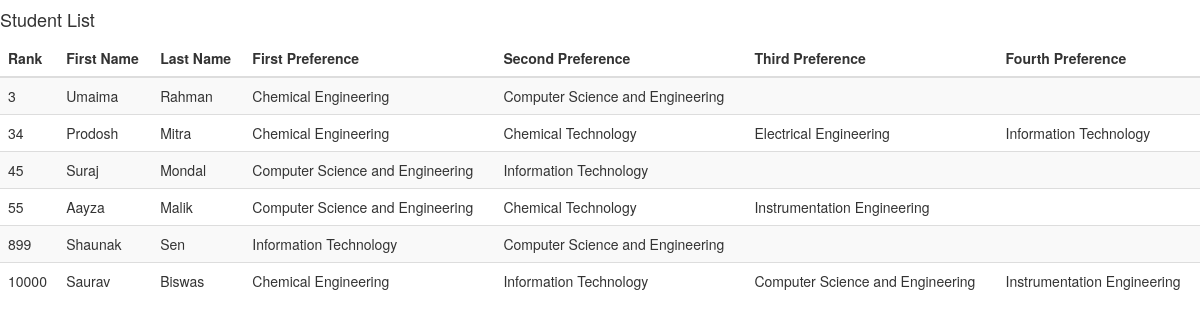
Page /list on the earlier database version.
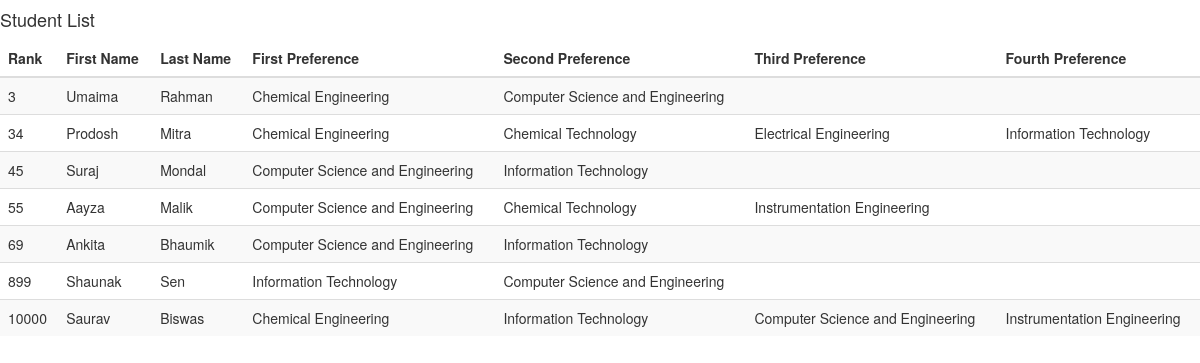
Same page on the later database version.
### Studemt/models.py (models this page shows, shortened)
class Student(models.Model):
    student = models.OneToOneField(User, on_delete=models.CASCADE)
    category_choice = (('sc', 'S.C'), ('gen', 'General'), ('st', 'S.T'), ('obc-a', 'O.B.C-A'), ('obc-b', 'O.B.C-B'),)
    guardian_name = models.CharField(max_length=255,blank=False)
    dob = models.DateField(blank=False)
    address = models.TextField(blank=False)
    category = models.CharField(max_length=255, choices=category_choice,blank=False)
    domcile_wb = models.BooleanField(blank=False)
    contact_number = models.IntegerField(blank=False)
    email = models.EmailField(max_length=255,blank=False)
    rank = models.IntegerField(blank=False,unique=True)
    year_of_passing = models.IntegerField(blank=False)

class Hello(models.Model):
    serial = models.IntegerField()
    student = models.OneToOneField(User, on_delete=models.CASCADE)
    first_pref = models.ForeignKey(Subject, related_name='first', null=True)
    second_pref = models.ForeignKey(Subject, related_name='second', null=True, blank=True)
    third_pref = models.ForeignKey(Subject, related_name='third', null=True, blank=True)
    fourth_pref = models.ForeignKey(Subject, related_name='fourth', null=True, blank=True)
    date_time = models.DateTimeField()
    class Meta:
        verbose_name_plural = 'Student Preference'

class Subject(models.Model):
    stream = models.CharField(max_length=255)
    availability = models.IntegerField()

### Studemt/views.py (the view)
# urls.py: url(r'^list$', views.student_list, name='student_list'),
def student_list(request):
    if request.method == 'GET':
        students = Student.objects.order_by('rank')
        hello_set = Hello.objects.all()
        return render(request, 'Studemt/student_list.html', {'students': students, 'hello_set': hello_set})

### Studemt/templates/Studemt/student_list.html
{% extends 'Studemt/base.html' %}
{% block body %}
    <h4>Student List</h4>
    <table class="table table-responsive table-striped table-hover">
        <thead class="thead-inverse">
            <tr>
            <th>Rank</th>
            <th>First Name</th>
            <th>Last Name</th>
            <th>First Preference</th>
            <th>Second Preference</th>
            <th>Third Preference</th>
            <th>Fourth Preference</th>
        </tr>
        </thead>
        <tbody>
            {% for student in students %}
                <tr onclick="location.href='{% url 'student:application' %}'">
                    <td>{{ student.rank }}</td>
                    <td>{{ student.student.first_name }}</td>
                    <td>{{ student.student.last_name }}</td>
                    <td>{{ student.student.hello.first_pref.stream }}</td>
                    <td>{{ student.student.hello.second_pref.stream }}</td>
                    <td>{{ student.student.hello.third_pref.stream }}</td>
                    <td>{{ student.student.hello.fourth_pref.stream }}</td>
                </tr>
            {% endfor %}
        </tbody>
    </table>
{% endblock %}

Differences in the rows shown:
added Student: rank "69", student.first_name "Ankita", student.last_name "Bhaumik", student.hello.first_pref.stream "Computer Science and Engineering", student.hello.second_pref.stream "Information Technology"
